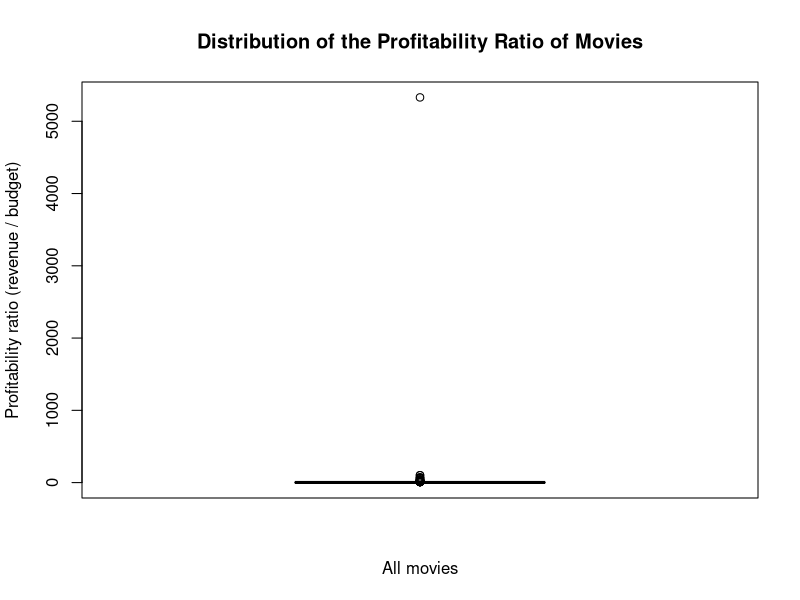

Recreate this plot in R.
## ---- chunk 1
knitr::opts_chunk$set(echo = TRUE)
## ---- chunk 2
movies <- read.delim("movies5.csv")   # or "movies5.tsv", matching file name
dim(movies)                           # 909 observations, 19 variables
length(unique(movies$index))          # 909 distinct movies = subjects
## ---- chunk 3
sapply(movies, class)
str(movies$genre)
## ---- chunk 4
movies$PR <- movies$revenue / movies$budget
mean(movies$PR, na.rm = TRUE)    # Inf
median(movies$PR, na.rm = TRUE)  # 1.85
max(movies$Pr, na.rm = TRUE)     # Inf
min(movies$Pr, na.rm = TRUE)     # 0

## ---- chunk 5

sum(movies$budget == 0 & movies$revenue > 0)

## ---- chunk 6

sum(movies$budget == 0 & movies$revenue == 0)   # the amount of movies which get NA
## ---- chunk 7
movies$PR[is.infinite(movies$PR)] <- NA
mean(movies$PR, na.rm = TRUE)     # 10.96897
median(movies$PR, na.rm = TRUE)   # 1.750424
max(movies$PR, na.rm = TRUE)      # 5330.339
min(movies$PR, na.rm = TRUE)      # 0


## ---- chunk 8

mean(movies$PR >= 1, na.rm = TRUE)   # 0.6395
sum(movies$PR >= 1, na.rm = TRUE)    # 463

## ---- chunk 9
boxplot(movies$PR,
        main = "Distribution of the Profitability Ratio of Movies",
        xlab = "All movies",
        ylab = "Profitability ratio (revenue / budget)")
summary(movies$PR)


## ---- chunk 10
table(movies$director_gender, useNA = "ifany")
mean(movies$director_gender == "male", na.rm = TRUE)     # 0.9049
mean(movies$director_gender == "female", na.rm = TRUE)   # 0.0951

## ---- chunk 11
#WRITE YOUR CODE HERE

## ---- chunk 12
#WRITE YOUR CODE HERE

## ---- chunk 13
#WRITE YOUR CODE HERE

## ---- chunk 14
#WRITE YOUR CODE HERE

## ---- chunk 15
#WRITE YOUR CODE HERE

## ---- chunk 16
#WRITE YOUR CODE HERE

## ---- chunk 17
#WRITE YOUR CODE HERE

## ---- chunk 18
#WRITE YOUR CODE HERE


## ---- chunk 19
#WRITE YOUR CODE HERE


## ---- chunk 20
#WRITE YOUR CODE HERE


## ---- chunk 21
#WRITE YOUR CODE HERE


## ---- chunk 22
#WRITE YOUR CODE HERE


## ---- chunk 23
#WRITE YOUR CODE HERE


## ---- chunk 24
#WRITE YOUR CODE HERE


## ---- chunk 25
#WRITE YOUR CODE HERE


## ---- chunk 26
#WRITE YOUR CODE HERE


## ---- chunk 27
#WRITE YOUR CODE HERE


## ---- chunk 28
#WRITE YOUR CODE HERE

## ---- chunk 29
#WRITE YOUR CODE HERE

## ---- chunk 30
#WRITE YOUR CODE HERE

## ---- chunk 31
#WRITE YOUR CODE HERE

## ---- chunk 32
#WRITE YOUR CODE HERE

## ---- chunk 33
#WRITE YOUR CODE HERE

## ---- chunk 34
#WRITE YOUR CODE HERE

## ---- chunk 35
#WRITE YOUR CODE HERE

## ---- chunk 36
#WRITE YOUR CODE HERE

## ---- chunk 37
#WRITE YOUR CODE HERE

## ---- chunk 38
#WRITE YOUR CODE HERE

## ---- chunk 39
#WRITE YOUR CODE HERE

## ---- chunk 40
#WRITE YOUR CODE HERE

## ---- chunk 41
#WRITE YOUR CODE HERE
